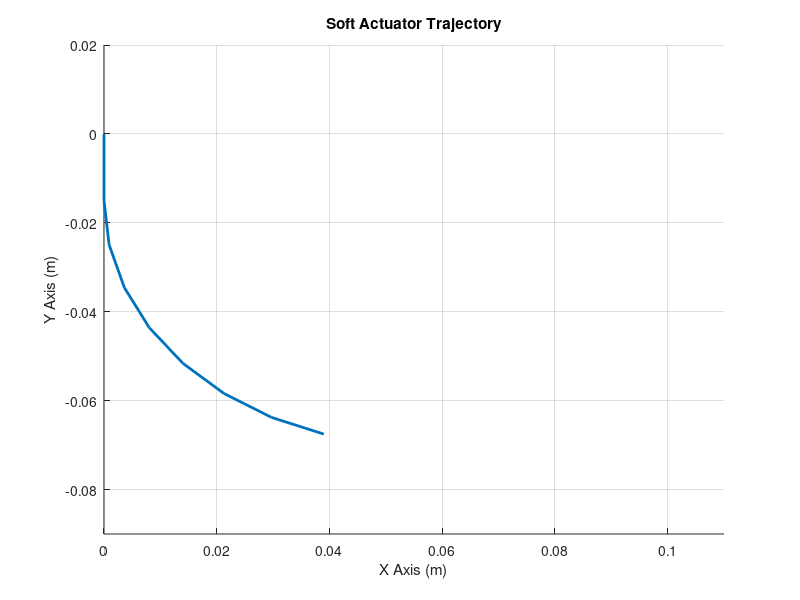

This chart was generated by the following MATLAB code:
%% Definicion de Parametros
P_o = 101325; %presion inicial del sistema en Pa
Qf = 2*0.0018877898; %Flujo volumetrico de referencia del compresor en m^3/s
P_rk = 2; %Presion de Referencia en Kg/cm^2
P_r = 101325+P_rk*98066.5; %Presion de Referencia en Pa
n = 8; %numero de camaras neumaticas

Mu = 18000000000; %Modulo de Corte en Pa

Ang = 0; %Angulo entre dos camaras
 
b = zeros(1,n+1) + 5.75/1000; %5.75 Longitud desde la base hasta el punto critico de la pared lateral
L = zeros(1,n+1) + 11.5/1000; %Altura total de la camara 11.5
d = zeros(1,n+1) + 5/1000; %Grosor de la camara 
e = zeros(1,n+1) + 7/1000; %Ancho de la camara 7
c = zeros(1,n+1) + 0.5/1000; %Distancia entre las camara 
Z = zeros(1,n+1) + 10/1000; %Longitud de las camaras 

%Parametros del Semgemnto inicial sin camara neumatica
b(1)=0;
L(1)=0;
d(1)=0;
e(1)=0;
Z(1)=15/1000;

V_o = zeros(1,n+1)%Volumen inicial de la camara 

for i=1:n+1
V_o(i) = L(i)*d(i)*e(i);
end

t=((P_r*7*V_o(3)/P_o)-(V_o(3)*7))*1900/Qf;%Calculo de instancia donde la presion interna alcanza la referencia

W = zeros(1,n+1); %Energia por Parte de la Presion
T = zeros(1,n+1); %Componente del Metodo de Cardano
lambda = zeros(1,n+1);  %Deformacion Lateral Unitaria
h = zeros(1,n+1); %Deformacion Radial Lateral
A = zeros(1,n+1); 
B = zeros(1,n+1); 
C = zeros(1,n+1); 
D = zeros(1,n+1); 
E = zeros(1,n+1); 
p = zeros(1,n+1); 
q = zeros(1,n+1); 
r = zeros(1,n+1);
p2 = zeros(1,n+1); 
q2 = zeros(1,n+1); 
Q2 = zeros(1,n+1); 
phi2 = zeros(1,n+1); 
beta0 = zeros(1,n+1); 
alpha0 = zeros(1,n+1); 
x = zeros(1,n+1); 
x0 = zeros(1,n+1); 
y = zeros(1,n+1); 
theta = zeros(1,n+1); %Angulo Relativo de Desplazamiento por Camara
Ox = zeros(1,n+1);  %Componente X del Vector de Direccion
Oy = zeros(1,n+1); %Componente Y del Vector de Direccion
thetaT = zeros(1,n+1); %Angulo Global de Desplazamiento por Camara
thetaT(1) = 135; %Angulo Inicial
lambda0 = zeros(1,n+1); %Error Inicial de Lambda por Aproximacion
h0 = zeros(1,n+1); %Error Inicial de h por Aproximacion

%% Computacion de Energia por Presion
for i=1:n+1    
W(i) = (P_o*(((V_o(i)+(Qf)*t)^2)-(V_o(i)^2)))/(2*V_o(i));

end

%% Computacion deformacion lateral
for i=1:n+1
T(i) = sqrt(-1-(((-((2*W(i)/Mu) + 3))^3)/27));
lambda0(i)= (-2*nthroot(sqrt(((-1)^2)+(0^2)),3)*cos(180+(atan(0/-1))/3))-1;
lambda(i)= (-2*nthroot(sqrt(((-1)^2)+(T(i)^2)),3)*cos(180+(atan(T(i)/-1))/3))-lambda0(i); 
h0(i) = sqrt(((((2*L(i))/2)^2)/2)-((L(i)/2)^2));
h(i) = sqrt(((((2*lambda(i)*L(i))/2)^2)/2)-((L(i)/2)^2))-h0(i);
end

%% Computacion angulo de desplazamiento
for i=3:n+1
    
A(i) = (((b(i)^2)-4*((h(i))^2))^2)+ (16*(b(i)^2)*(h(i)^2));
B(i) = 32*c(i)*b(i)*(h(i))^2;
C(i) = 16*((c(i)*h(i))^2)-16*(b(i)^2)*(h(i)^2)+8*(h(i)^2)*((b(i)^2)-4*(h(i)^2));
D(i) = -32*c(i)*b(i)*(h(i))^2;
E(i) = 16*(h(i)^4)-16*(c(i)*h(i))^2;

p(i) = ((B(i)^2)/(8*A(i)^2))+(C(i)/A(i))-((B(i)^2)/(2*(A(i)^2)));
q(i) = ((B(i)^3)/(8*(A(i)^3)))-((C(i)*B(i))/(2*(A(i)^2)))+(D(i)/A(i));
r(i) = ((B(i)^4)/(256*A(i)^4))-(B(i)^4/(64*A(i)^4))+((C(i)*B(i)^2)/(16*A(i)^3))-((D(i)*B(i))/(4*A(i)^2))+(E(i)/A(i));

p2(i) = ((-8*p(i)^2/9)-(16*p(i)^2/9)+(16*p(i)^2/3)-2*p(i)^2+8*r(i))/-8;
q2(i) =(((2*p(i)^3)/3)-((8*p(i)*r(i))/3)+q(i)^2-((8*p(i)^3)/9)+((8*p(i)^3)/27))/-8;

Q2(i) =sqrt(-((q2(i)^2)/4)-((p2(i)^3)/27));
phi2(i) =atan(Q2(i)/-(q2(i)/2));

if (q2(i)^2/4)+(p2(i)^3/27) >= 0
    beta0(i) = nthroot(-(q2(i)/2)+sqrt((q2(i)^2/4)+(p2(i)^3/27)),3)+nthroot(-(q2(i)/2)-sqrt((q2(i)^2/4)+(p2(i)^3/27)),3);
else
    beta0(i) = 2*nthroot(sqrt((-q2(i)/2)^2+Q2(i)^2),3)*cos((180+phi2(i))/3);
end

alpha0(i) = beta0(i)-(p(i)/3);
x0(i)= q(i)/4*alpha0(i);

x(i) = (sqrt(abs(2*alpha0(i)))+sqrt(abs(2*alpha0(i)-4*(x0(i)*sqrt(abs(2*alpha0(i)))+(p(i)/2)+alpha0(i)))))/2;

y(i) = x(i) - B(i)/(4*A(i));

theta(i) = (180*asin(y(i)))/pi; 
end

for i=2:n+1
   thetaT(i) = thetaT(i-1) + theta(i); 
   Ox(i) = Ox(i-1) + Z(i-1)*cos((thetaT(i-1) + thetaT(i))*pi/180);
   Oy(i) = Oy(i-1) + Z(i-1)*sin((thetaT(i-1) + thetaT(i))*pi/180);
end

Ang = theta(3)*2;

hold on;
plot(Ox,Oy, 'LineWidth',2);
xlabel('X Axis (m)');
ylabel('Y Axis (m)');
grid on;
title 'Soft Actuator Trajectory';
axis([0 0.11 -0.09 0.02]);
pause(0.1);


